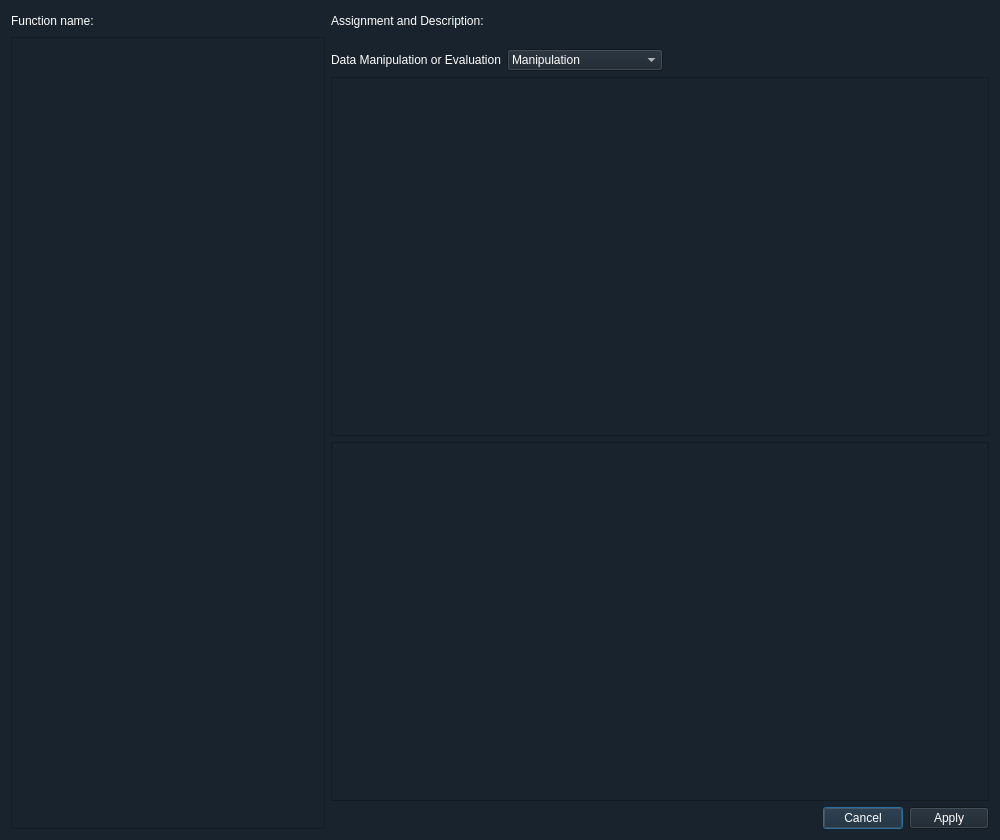
<?xml version="1.0" encoding="UTF-8"?>
<ui version="4.0">
 <class>hdf5preview_dialog</class>
 <widget class="QDialog" name="hdf5preview_dialog">
  <property name="geometry">
   <rect>
    <x>0</x>
    <y>0</y>
    <width>1000</width>
    <height>840</height>
   </rect>
  </property>
  <property name="windowTitle">
   <string>Dialog</string>
  </property>
  <property name="styleSheet">
   <string notr="true">background-color: rgb(25, 35, 45);
color: rgb(255, 255, 255);
border-color: rgb(200, 200, 200);

</string>
  </property>
  <layout class="QGridLayout" name="gridLayout_2">
   <item row="6" column="2" colspan="4">
    <widget class="QDialogButtonBox" name="functionviewer_dialog_btnbox">
     <property name="locale">
      <locale language="English" country="Europe"/>
     </property>
     <property name="orientation">
      <enum>Qt::Horizontal</enum>
     </property>
     <property name="standardButtons">
      <set>QDialogButtonBox::Apply|QDialogButtonBox::Cancel</set>
     </property>
     <property name="centerButtons">
      <bool>false</bool>
     </property>
    </widget>
   </item>
   <item row="1" column="0" rowspan="6" colspan="2">
    <widget class="QTreeWidget" name="functionviewer_functree">
     <property name="sizePolicy">
      <sizepolicy hsizetype="Expanding" vsizetype="Expanding">
       <horstretch>3</horstretch>
       <verstretch>0</verstretch>
      </sizepolicy>
     </property>
     <property name="styleSheet">
      <string notr="true">QHeaderView::section {
        background-color: rgb(45, 55, 65);
}</string>
     </property>
     <property name="indentation">
      <number>20</number>
     </property>
     <attribute name="headerVisible">
      <bool>false</bool>
     </attribute>
     <column>
      <property name="text">
       <string notr="true">1</string>
      </property>
     </column>
    </widget>
   </item>
   <item row="3" column="5">
    <spacer name="horizontalSpacer_2">
     <property name="orientation">
      <enum>Qt::Horizontal</enum>
     </property>
     <property name="sizeHint" stdset="0">
      <size>
       <width>40</width>
       <height>20</height>
      </size>
     </property>
    </spacer>
   </item>
   <item row="0" column="0" colspan="2">
    <widget class="QLabel" name="functionviewer_funcname">
     <property name="text">
      <string>Function name:</string>
     </property>
    </widget>
   </item>
   <item row="3" column="2">
    <widget class="QLabel" name="functionviewer_data_ManEval">
     <property name="text">
      <string>Data Manipulation or Evaluation</string>
     </property>
    </widget>
   </item>
   <item row="3" column="3">
    <widget class="QComboBox" name="functionviewer_ManEval">
     <item>
      <property name="text">
       <string>Manipulation</string>
      </property>
     </item>
     <item>
      <property name="text">
       <string>Evaluation</string>
      </property>
     </item>
    </widget>
   </item>
   <item row="0" column="2">
    <widget class="QLabel" name="functionviewer_label_up">
     <property name="sizePolicy">
      <sizepolicy hsizetype="Preferred" vsizetype="Preferred">
       <horstretch>2</horstretch>
       <verstretch>0</verstretch>
      </sizepolicy>
     </property>
     <property name="text">
      <string>Assignment and Description:</string>
     </property>
    </widget>
   </item>
   <item row="0" column="3" colspan="3">
    <spacer name="horizontalSpacer">
     <property name="orientation">
      <enum>Qt::Horizontal</enum>
     </property>
     <property name="sizeHint" stdset="0">
      <size>
       <width>40</width>
       <height>20</height>
      </size>
     </property>
    </spacer>
   </item>
   <item row="5" column="2" colspan="4">
    <widget class="QTextEdit" name="functionviewer_docstring"/>
   </item>
   <item row="4" column="2" colspan="4">
    <widget class="QTableWidget" name="functionviewer_attr_assignment">
     <property name="sizePolicy">
      <sizepolicy hsizetype="Expanding" vsizetype="Expanding">
       <horstretch>3</horstretch>
       <verstretch>0</verstretch>
      </sizepolicy>
     </property>
     <property name="styleSheet">
      <string notr="true">QHeaderView::section {
        background-color: rgb(45, 55, 65);
}</string>
     </property>
    </widget>
   </item>
  </layout>
 </widget>
 <resources/>
 <connections>
  <connection>
   <sender>functionviewer_dialog_btnbox</sender>
   <signal>accepted()</signal>
   <receiver>hdf5preview_dialog</receiver>
   <slot>accept()</slot>
   <hints>
    <hint type="sourcelabel">
     <x>458</x>
     <y>830</y>
    </hint>
    <hint type="destinationlabel">
     <x>157</x>
     <y>274</y>
    </hint>
   </hints>
  </connection>
  <connection>
   <sender>functionviewer_dialog_btnbox</sender>
   <signal>rejected()</signal>
   <receiver>hdf5preview_dialog</receiver>
   <slot>reject()</slot>
   <hints>
    <hint type="sourcelabel">
     <x>526</x>
     <y>830</y>
    </hint>
    <hint type="destinationlabel">
     <x>286</x>
     <y>274</y>
    </hint>
   </hints>
  </connection>
 </connections>
</ui>
